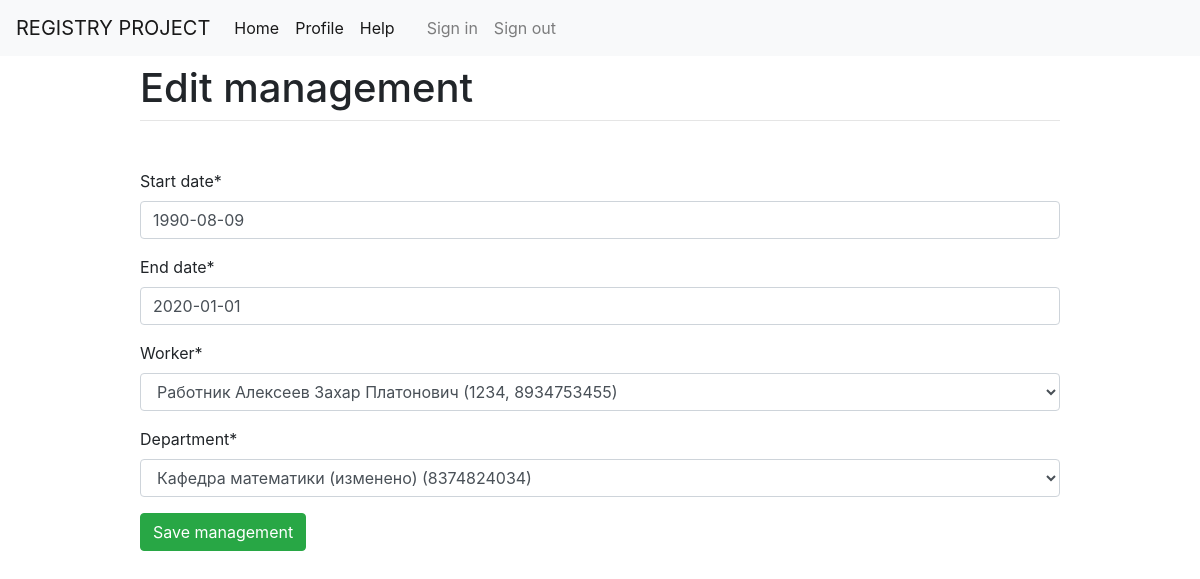
The page /management/1/update on the database its author committed.
### registry/models.py (models this page shows)
@generate_views(root_path='/management')
@generate_to_str.from_pattern('Работник "@worker"'
                              ' управляет подразделением "@department" ')
@generate_card
@one_to_one(Worker, Department)
class Management(Model):
    start_date = DateField()
    end_date = DateField(null=True)
    worker = ForeignKey(Worker.model, on_delete=CASCADE)
    department = ForeignKey(Department.model, on_delete=CASCADE)

### generator.py (the view)
        class GeneratedView(base):
            model = self.model
            template_name = base_template_name
            def get_context_data(view, **kwargs):
                context = super(GeneratedView, view).get_context_data(**kwargs)
                context = {
                    **context,
                    **self.mapped_fields,
                    **extra_context,
                    **custom_context_f(view),
                    'model_name': model_name
                }
                return context

### generator.py (called while the page is built)
def replace_by(s: str, replaces: dict):
    for old, new in replaces.items():
        s = s.replace(old, str(new))
    return s

    def __call__(self, model: Type[Model]):
        if self.pattern is not None:
            fields = re.findall(r'\@[A-Za-z0-9_]+', self.pattern)
            def __str__(_self):
                return replace_by(self.pattern, {s: getattr(_self, s[1:]) for s in fields})
            model.__str__ = __str__
            return model
        elif self.field_names is None:
            self.field_names = list(
                map(
                    lambda t: t[0],
                    filter(
                        lambda t: isinstance(t[1], DeferredAttribute),
                        model.__dict__.items()
                    )
                )
            )
        def __str__(_self):
            return str('\n'.join([f'{field} : {getattr(_self, field)}' for field in self.field_names]))
        model.__str__ = __str__
        return model

### templates/update_view.html (shortened to what this page needs)
{% extends 'base.html' %}
{% load crispy_forms_tags %}
{% block block_title %} Edit {{ model_name }} {% endblock %}
{% block content %}
    <br/>
    <form method="post" novalidate>
        {{ form|crispy }}
        <button type="submit" class="btn btn-success" href="{{ root_path }}/{{ next_url }}">Save {{ model_name }}</button>
    </form>
{% endblock %}

### rows shown on the page
Management: start_date "1990-08-09", end_date "2020-01-01", worker "Работник Алексеев Захар Платонович (1234, 8934753455)", department "Кафедра математики (изменено) (8374824034)"

### other values the page prints
{{ model_name }} "management"
